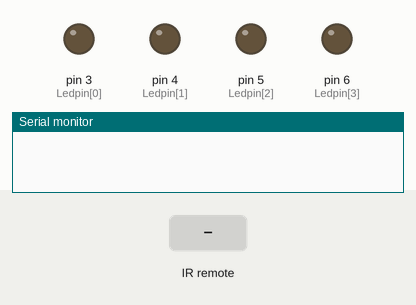
A sketch run on a simulated Arduino Uno, built with avr-gcc and run on an emulated ATmega328P. On the bench: output pins drawn as LEDs (lit = HIGH), the last lines printed to the serial monitor. The inputs (shaded band) are chosen by the test bench.

Above: at 1.2 s.
1.3 s: infrared code 0xF30CFF00 received
At 2.0 s:
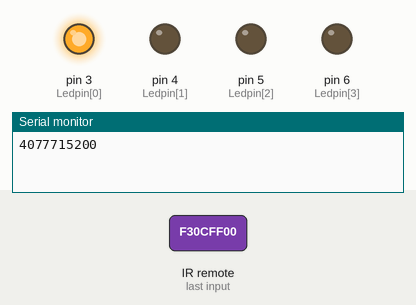
2.8 s: infrared code 0xA15EFF00 received
At 3.2 s:
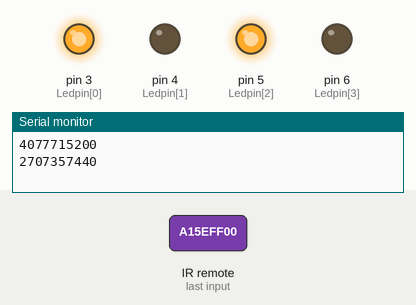
4.3 s: infrared code 0xF708FF00 received
At 5.5 s:
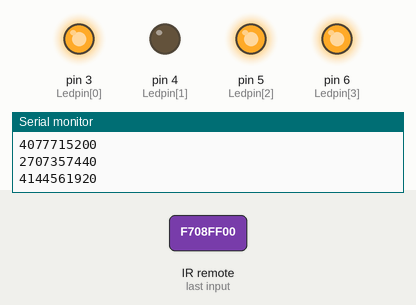
5.8 s: infrared code 0xB847FF00 received
At 6.7 s:
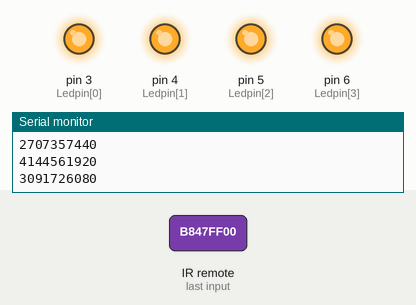
7.3 s: infrared code 0xF30CFF00 received
At 7.8 s:
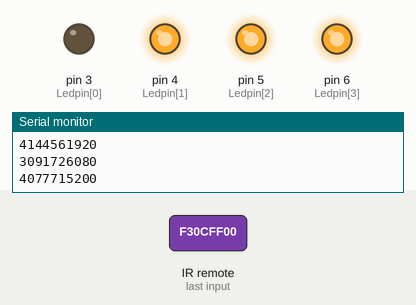
8.8 s: infrared code 0xBA45FF00 received
At 10.2 s:
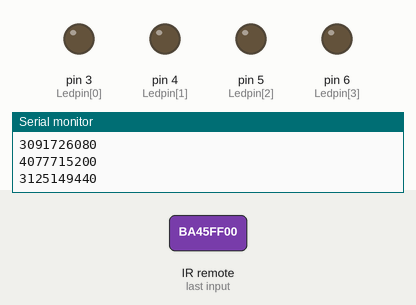
Timing chart, 0 to 11.3 s (numbered marks = the images above; inputs shaded):
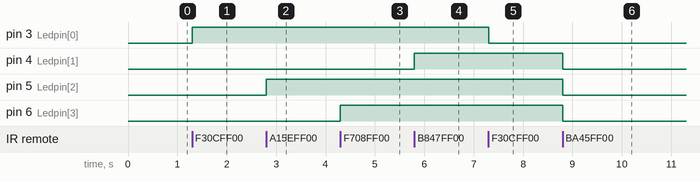

Measured:
- after the input at 1.3 s, pin 3 (Ledpin[0]): LOW → HIGH at once
- after the input at 2.8 s, pin 5 (Ledpin[2]): LOW → HIGH at once
- after the input at 4.3 s, pin 6 (Ledpin[3]): LOW → HIGH at once
- after the input at 5.8 s, pin 4 (Ledpin[1]): LOW → HIGH at once
- after the input at 7.3 s, pin 3 (Ledpin[0]): HIGH → LOW at once
- after the input at 8.8 s, pin 4 (Ledpin[1]), pin 5 (Ledpin[2]), pin 6 (Ledpin[3]): HIGH → LOW at once

The sketch:

_10Code_IR.ino
```cpp
/*
=================================================================================================================
Channel M&E Automation:https://bit.ly/3uz3Bt8
Vui lòng đăng ký kênh https://bit.ly/34a2of1 cảm ơn các bạn rất nhiều!
Danh sách phát Arduino : https://bit.ly/34BUDlU
//https://github.com/Arduino-IRremote/Arduino-IRremote
=================================================================================================================
*/
#include <IRremote.hpp>

const int Recv_Pin = 2;
int Ledpin[]={3,4,5,6};
 //           0,1,2,3
int i;
unsigned long lastTime = millis(); // Lưu thời gian cuối cùng khi nhận tín hiệu từ Remote

//===========================================================================================================

void setup() {

  Serial.begin(9600);

  for(i=0; i<4; i++)
     pinMode(Ledpin[i], OUTPUT);

  for(i=0; i<4; i++)
    digitalWrite(Ledpin[i], LOW);

  //Khởi động bộ thu, Khi nhận tín hiệu Led chân 8 nhấp nháy
  IrReceiver.begin(Recv_Pin, true, 8); // True cho phép led nối với chân 8 nhấp nháy
}
//===========================================================================================================
//uint32_t Là kiểu dữ liệu số 32 bit, giá trị không dấu từ 0 đến FFFFFFFF

void loop() {
  if (IrReceiver.decode()) // Kiểm tra liên tục tín hiệu nhận từ Remote
  {

    uint32_t dataRemote = IrReceiver.decodedIRData.decodedRawData; // Lưu dữ liệu nhận được vào biến dataRemote

    if(dataRemote>0) // Kiểm tra dữ liệu hợp lệ phải >0
    {
      Serial.println(dataRemote);

     if (millis() - lastTime > 250) // Do tắt mở cùng 1 nút bấm nên phải có thời gian nghĩ giữa 2 lần bấn
      {
        switch(dataRemote)
        {

          case 4077715200: // Bấm phiếm số 1, điều khiển Led 1 sáng tắt
            digitalWrite(Ledpin[0], !digitalRead(Ledpin[0]));
          break;

          case 11208015: // Bấm phiếm số 2, điều khiển Led 2 sáng tắt
            digitalWrite(Ledpin[1], !digitalRead(Ledpin[1]));
            break;

          case 2707357440: // Bấm phiếm số 3, điều khiển Led 3 sáng tắt
            digitalWrite(Ledpin[2], !digitalRead(Ledpin[2]));
          break;

          case 4144561920: // Bấm phiếm số 4, điều khiển Led 4 sáng tắt
            digitalWrite(Ledpin[3], !digitalRead(Ledpin[3]));
          break;

          case 3125149440: // Bấm phiếm CH-, tất cả các đèn đều tắt
            for(i=0; i<4; i++)
              digitalWrite(Ledpin[i], LOW);
          break;

          case 3091726080: // Bấm Phiếm số CH+, tất cả các đèn đều sáng
            for(i=0; i<4; i++)
               digitalWrite(Ledpin[i], HIGH);
          break;
        }
      }
    }
    lastTime = millis();//Reset biến lastTime
    IrReceiver.resume(); // Cho phép nhận giá trị tiếp theo
  }
}
```
